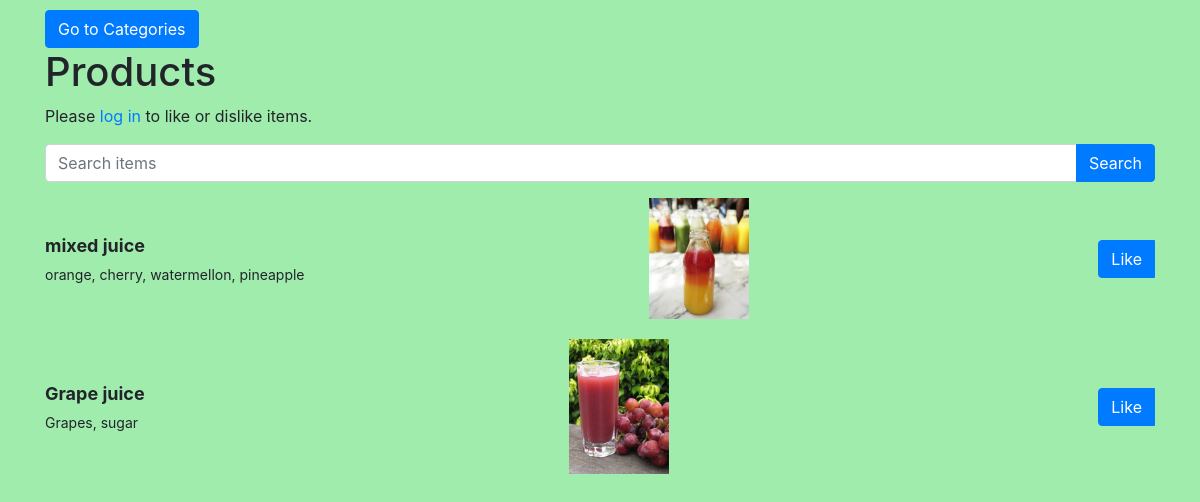
The page /subcategory/3/ on the database its author committed.
### catalog/models.py (models this page shows)
class Item(models.Model):
    name = models.CharField(max_length=200)
    description = models.TextField()
    sub_category = models.ForeignKey(SubCategory, on_delete=models.CASCADE)
    image = models.ImageField(upload_to='item_images/')
    likes = models.ManyToManyField('auth.User', related_name='liked_items', blank=True)
    def like_count(self):
        return self.likes.count() if self.likes.exists() else 0

### catalog/views.py (the view)
# urls.py: path('subcategory/<int:subcategory_id>/', views.subcategory_detail, name='subcategory_detail'),  # URL pattern for subcategory detail vie
def subcategory_detail(request, subcategory_id):
    subcategory = get_object_or_404(SubCategory, pk=subcategory_id)
    items = Item.objects.filter(sub_category=subcategory)
    for item in items:
        item.likes_count = item.like_count()  # Get the number of likes for each item
    return render(request, 'catalog/subcategory_detail.html', {'catalog/subcategory': subcategory, 'items': items})

### catalog/templates/catalog/subcategory_detail.html (shortened to what this page needs)
<!DOCTYPE html>
<html lang="en">
<head>
    <link rel="stylesheet" href="https://stackpath.bootstrapcdn.com/bootstrap/4.5.2/css/bootstrap.min.css">
</head>
<body>
    <div class="container">
        <a href="{% url 'category_detail' 1 %}" class="btn btn-primary" style="margin-top: 10px;">Go to Categories</a>
        <h1>{{ subcategory.name }} Products</h1>
        {% if user.is_authenticated %}
        <p>Welcome, {{ user.username }}!</p>
        {% else %}
        <p>Please <a href="{% url 'login' %}">log in</a> to like or dislike items.</p>
        {% endif %}
        <form id="search-form" action="{% url 'items_search' %}" method="GET" class="mb-3">
            <div class="input-group">
                <input type="text" name="query" class="form-control" placeholder="Search items">
                <div class="input-group-append">
                    <button type="submit" class="btn btn-primary">Search</button>
                </div>
            </div>
        </form>
        {% for item in items %}
        <div class="item-container">
            <div class="item-info">
                <div class="item-name">{{ item.name }}</div>
                <div class="item-description">{{ item.description }}</div>
            </div>
            <img src="{{ item.image.url }}" alt="" class="item-image">
            <div class="btn-group">
                {% if item.liked_by_user %}
                <button type="button" class="btn btn-primary like-btn" data-item-id="{{ item.id }}" style="display: none;">Like</button>
                <button type="button" class="btn btn-danger dislike-btn" data-item-id="{{ item.id }}">Dislike</button>
                {% else %}
                <button type="button" class="btn btn-primary like-btn" data-item-id="{{ item.id }}">Like</button>
                {% endif %}
            </div>
        </div>
        {% endfor %}
    </div>
</body>
</html>

### catalog/templates/catalog/subcategory_detail.html (style rules this page uses)
body { background-color: #a0ecad; }
.item-container { display: flex; justify-content: space-between; align-items: center; margin-bottom: 20px; }
.item-info { display: flex; flex-direction: column; }
.item-name { margin-bottom: 5px; font-size: 18px; font-weight: bold; }
.item-description { font-size: 14px; }
.item-image { width: 100px; height: auto; }
.btn-group { display: flex; align-items: center; }
.btn-group .btn { margin-left: 5px; }

### rows shown on the page
Item: name "mixed juice", description "orange, cherry, watermellon, pineapple", image (picture)
Item: name "Grape juice", description "Grapes, sugar", image (picture)
